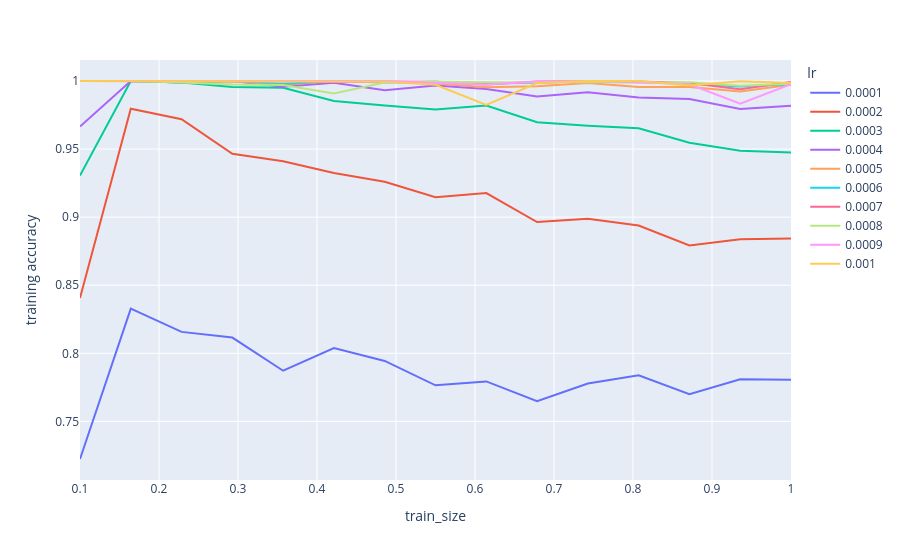
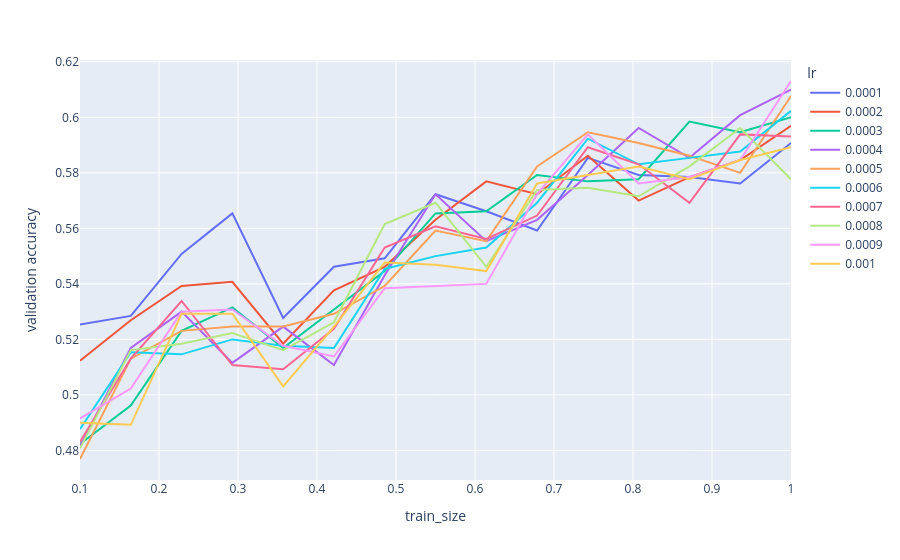

The cell these charts' notebook holds for them, in order:
### Code cell
train_and_plot_learning_curves(
    [
        NN(hidden_layer_sizes=(128, 128), lr=0.0001),
        NN(hidden_layer_sizes=(128, 128), lr=0.0002),
        NN(hidden_layer_sizes=(128, 128), lr=0.0003),
        NN(hidden_layer_sizes=(128, 128), lr=0.0004),
        NN(hidden_layer_sizes=(128, 128), lr=0.0005),
        NN(hidden_layer_sizes=(128, 128), lr=0.0006),
        NN(hidden_layer_sizes=(128, 128), lr=0.0007),
        NN(hidden_layer_sizes=(128, 128), lr=0.0008),
        NN(hidden_layer_sizes=(128, 128), lr=0.0009),
        NN(hidden_layer_sizes=(128, 128), lr=0.001),
    ],
    wine_X_tr,
    wine_y_tr,
    wine_X_val,
    wine_y_val,
    seed,
    "lr"
)

### Figure 1 — Plotly figure (JSON) as saved in the notebook; plotly's stock layout.template omitted (floating-point values rounded to 4 significant figures)
{"data": [{"hovertemplate": "lr=0.0001<br>train_size=%{x}<br>training accuracy=%{y}<extra></extra>", "legendgroup": "0.0001", "line": {"color": "#636efa", "dash": "solid"}, "marker": {"symbol": "circle"}, "mode": "lines", "name": "0.0001", "orientation": "v", "showlegend": true, "type": "scatter", "x": [0.1, 0.1643, 0.2286, 0.2929, 0.3571, 0.4214, 0.4857, 0.55, 0.6143, 0.6786, 0.7429, 0.8071, 0.8714, 0.9357, 1.0], "xaxis": "x", "y": [0.7224, 0.8328, 0.8157, 0.8116, 0.7872, 0.8039, 0.7944, 0.7765, 0.7794, 0.7648, 0.7778, 0.7838, 0.77, 0.7809, 0.7806], "yaxis": "y"}, {"hovertemplate": "lr=0.0002<br>train_size=%{x}<br>training accuracy=%{y}<extra></extra>", "legendgroup": "0.0002", "line": {"color": "#EF553B", "dash": "solid"}, "marker": {"symbol": "circle"}, "mode": "lines", "name": "0.0002", "orientation": "v", "showlegend": true, "type": "scatter", "x": [0.1, 0.1643, 0.2286, 0.2929, 0.3571, 0.4214, 0.4857, 0.55, 0.6143, 0.6786, 0.7429, 0.8071, 0.8714, 0.9357, 1.0], "xaxis": "x", "y": [0.8406, 0.9797, 0.9719, 0.9465, 0.941, 0.9324, 0.926, 0.9146, 0.9177, 0.8964, 0.8988, 0.8938, 0.8792, 0.8837, 0.8843], "yaxis": "y"}, {"hovertemplate": "lr=0.0003<br>train_size=%{x}<br>training accuracy=%{y}<extra></extra>", "legendgroup": "0.0003", "line": {"color": "#00cc96", "dash": "solid"}, "marker": {"symbol": "circle"}, "mode": "lines", "name": "0.0003", "orientation": "v", "showlegend": true, "type": "scatter", "x": [0.1, 0.1643, 0.2286, 0.2929, 0.3571, 0.4214, 0.4857, 0.55, 0.6143, 0.6786, 0.7429, 0.8071, 0.8714, 0.9357, 1.0], "xaxis": "x", "y": [0.9306, 1.0, 0.9989, 0.9956, 0.995, 0.9854, 0.982, 0.979, 0.982, 0.9697, 0.9672, 0.9653, 0.9546, 0.9487, 0.9474], "yaxis": "y"}, {"hovertemplate": "lr=0.0004<br>train_size=%{x}<br>training accuracy=%{y}<extra></extra>", "legendgroup": "0.0004", "line": {"color": "#ab63fa", "dash": "solid"}, "marker": {"symbol": "circle"}, "mode": "lines", "name": "0.0004", "orientation": "v", "showlegend": true, "type": "scatter", "x": [0.1, 0.1643, 0.2286, 0.2929, 0.3571, 0.4214, 0.4857, 0.55, 0.6143, 0.6786, 0.7429, 0.8071, 0.8714, 0.9357, 1.0], "xaxis": "x", "y": [0.9666, 1.0, 0.9989, 1.0, 0.9957, 0.9988, 0.9931, 0.9967, 0.9941, 0.9887, 0.9917, 0.9879, 0.9867, 0.9794, 0.9818], "yaxis": "y"}, {"hovertemplate": "lr=0.0005<br>train_size=%{x}<br>training accuracy=%{y}<extra></extra>", "legendgroup": "0.0005", "line": {"color": "#FFA15A", "dash": "solid"}, "marker": {"symbol": "circle"}, "mode": "lines", "name": "0.0005", "orientation": "v", "showlegend": true, "type": "scatter", "x": [0.1, 0.1643, 0.2286, 0.2929, 0.3571, 0.4214, 0.4857, 0.55, 0.6143, 0.6786, 0.7429, 0.8071, 0.8714, 0.9357, 1.0], "xaxis": "x", "y": [1.0, 1.0, 1.0, 1.0, 0.9971, 1.0, 0.9995, 0.9981, 0.9954, 0.9962, 0.9986, 0.9955, 0.9956, 0.9923, 0.9972], "yaxis": "y"}, {"hovertemplate": "lr=0.0006<br>train_size=%{x}<br>training accuracy=%{y}<extra></extra>", "legendgroup": "0.0006", "line": {"color": "#19d3f3", "dash": "solid"}, "marker": {"symbol": "circle"}, "mode": "lines", "name": "0.0006", "orientation": "v", "showlegend": true, "type": "scatter", "x": [0.1, 0.1643, 0.2286, 0.2929, 0.3571, 0.4214, 0.4857, 0.55, 0.6143, 0.6786, 0.7429, 0.8071, 0.8714, 0.9357, 1.0], "xaxis": "x", "y": [1.0, 1.0, 0.9989, 1.0, 0.9978, 1.0, 0.9989, 0.9995, 0.9983, 0.9985, 1.0, 0.9994, 0.9979, 0.9959, 0.9977], "yaxis": "y"}, {"hovertemplate": "lr=0.0007<br>train_size=%{x}<br>training accuracy=%{y}<extra></extra>", "legendgroup": "0.0007", "line": {"color": "#FF6692", "dash": "solid"}, "marker": {"symbol": "circle"}, "mode": "lines", "name": "0.0007", "orientation": "v", "showlegend": true, "type": "scatter", "x": [0.1, 0.1643, 0.2286, 0.2929, 0.3571, 0.4214, 0.4857, 0.55, 0.6143, 0.6786, 0.7429, 0.8071, 0.8714, 0.9357, 1.0], "xaxis": "x", "y": [1.0, 1.0, 1.0, 1.0, 1.0, 1.0, 1.0, 0.9995, 0.9975, 0.9996, 1.0, 0.9997, 0.9985, 0.994, 0.9992], "yaxis": "y"}, {"hovertemplate": "lr=0.0008<br>train_size=%{x}<br>training accuracy=%{y}<extra></extra>", "legendgroup": "0.0008", "line": {"color": "#B6E880", "dash": "solid"}, "marker": {"symbol": "circle"}, "mode": "lines", "name": "0.0008", "orientation": "v", "showlegend": true, "type": "scatter", "x": [0.1, 0.1643, 0.2286, 0.2929, 0.3571, 0.4214, 0.4857, 0.55, 0.6143, 0.6786, 0.7429, 0.8071, 0.8714, 0.9357, 1.0], "xaxis": "x", "y": [1.0, 1.0, 0.9989, 0.9974, 0.9971, 0.9909, 0.9989, 0.9995, 0.9992, 0.9989, 0.9993, 0.9987, 0.9991, 0.9964, 0.9979], "yaxis": "y"}, {"hovertemplate": "lr=0.0009<br>train_size=%{x}<br>training accuracy=%{y}<extra></extra>", "legendgroup": "0.0009", "line": {"color": "#FF97FF", "dash": "solid"}, "marker": {"symbol": "circle"}, "mode": "lines", "name": "0.0009", "orientation": "v", "showlegend": true, "type": "scatter", "x": [0.1, 0.1643, 0.2286, 0.2929, 0.3571, 0.4214, 0.4857, 0.55, 0.6143, 0.6786, 0.7429, 0.8071, 0.8714, 0.9357, 1.0], "xaxis": "x", "y": [1.0, 1.0, 1.0, 1.0, 1.0, 1.0, 1.0, 0.9986, 0.9975, 0.9996, 1.0, 0.999, 0.9976, 0.9833, 0.9977], "yaxis": "y"}, {"hovertemplate": "lr=0.001<br>train_size=%{x}<br>training accuracy=%{y}<extra></extra>", "legendgroup": "0.001", "line": {"color": "#FECB52", "dash": "solid"}, "marker": {"symbol": "circle"}, "mode": "lines", "name": "0.001", "orientation": "v", "showlegend": true, "type": "scatter", "x": [0.1, 0.1643, 0.2286, 0.2929, 0.3571, 0.4214, 0.4857, 0.55, 0.6143, 0.6786, 0.7429, 0.8071, 0.8714, 0.9357, 1.0], "xaxis": "x", "y": [1.0, 1.0, 1.0, 1.0, 1.0, 1.0, 0.9995, 0.9972, 0.9824, 0.9985, 1.0, 1.0, 0.9968, 0.9997, 0.9985], "yaxis": "y"}], "layout": {"legend": {"title": {"text": "lr"}, "tracegroupgap": 0}, "margin": {"t": 60}, "xaxis": {"anchor": "y", "domain": [0, 1], "title": {"text": "train_size"}}, "yaxis": {"anchor": "x", "domain": [0, 1], "title": {"text": "training accuracy"}}}}

### Figure 2 — Plotly figure (JSON) as saved in the notebook; plotly's stock layout.template omitted (floating-point values rounded to 4 significant figures)
{"data": [{"hovertemplate": "lr=0.0001<br>train_size=%{x}<br>validation accuracy=%{y}<extra></extra>", "legendgroup": "0.0001", "line": {"color": "#636efa", "dash": "solid"}, "marker": {"symbol": "circle"}, "mode": "lines", "name": "0.0001", "orientation": "v", "showlegend": true, "type": "scatter", "x": [0.1, 0.1643, 0.2286, 0.2929, 0.3571, 0.4214, 0.4857, 0.55, 0.6143, 0.6786, 0.7429, 0.8071, 0.8714, 0.9357, 1.0], "xaxis": "x", "y": [0.5254, 0.5285, 0.5508, 0.5654, 0.5277, 0.5462, 0.5492, 0.5723, 0.5662, 0.5592, 0.5854, 0.5792, 0.5785, 0.5762, 0.5908], "yaxis": "y"}, {"hovertemplate": "lr=0.0002<br>train_size=%{x}<br>validation accuracy=%{y}<extra></extra>", "legendgroup": "0.0002", "line": {"color": "#EF553B", "dash": "solid"}, "marker": {"symbol": "circle"}, "mode": "lines", "name": "0.0002", "orientation": "v", "showlegend": true, "type": "scatter", "x": [0.1, 0.1643, 0.2286, 0.2929, 0.3571, 0.4214, 0.4857, 0.55, 0.6143, 0.6786, 0.7429, 0.8071, 0.8714, 0.9357, 1.0], "xaxis": "x", "y": [0.5123, 0.5269, 0.5392, 0.5408, 0.5185, 0.5377, 0.5462, 0.5631, 0.5769, 0.5723, 0.5862, 0.57, 0.5785, 0.5846, 0.5969], "yaxis": "y"}, {"hovertemplate": "lr=0.0003<br>train_size=%{x}<br>validation accuracy=%{y}<extra></extra>", "legendgroup": "0.0003", "line": {"color": "#00cc96", "dash": "solid"}, "marker": {"symbol": "circle"}, "mode": "lines", "name": "0.0003", "orientation": "v", "showlegend": true, "type": "scatter", "x": [0.1, 0.1643, 0.2286, 0.2929, 0.3571, 0.4214, 0.4857, 0.55, 0.6143, 0.6786, 0.7429, 0.8071, 0.8714, 0.9357, 1.0], "xaxis": "x", "y": [0.4823, 0.4962, 0.5231, 0.5315, 0.5169, 0.5308, 0.5446, 0.5654, 0.5662, 0.5792, 0.5769, 0.5777, 0.5985, 0.5946, 0.6], "yaxis": "y"}, {"hovertemplate": "lr=0.0004<br>train_size=%{x}<br>validation accuracy=%{y}<extra></extra>", "legendgroup": "0.0004", "line": {"color": "#ab63fa", "dash": "solid"}, "marker": {"symbol": "circle"}, "mode": "lines", "name": "0.0004", "orientation": "v", "showlegend": true, "type": "scatter", "x": [0.1, 0.1643, 0.2286, 0.2929, 0.3571, 0.4214, 0.4857, 0.55, 0.6143, 0.6786, 0.7429, 0.8071, 0.8714, 0.9357, 1.0], "xaxis": "x", "y": [0.4815, 0.5169, 0.53, 0.5115, 0.5246, 0.5108, 0.5431, 0.5723, 0.5554, 0.5631, 0.5792, 0.5962, 0.5854, 0.6008, 0.61], "yaxis": "y"}, {"hovertemplate": "lr=0.0005<br>train_size=%{x}<br>validation accuracy=%{y}<extra></extra>", "legendgroup": "0.0005", "line": {"color": "#FFA15A", "dash": "solid"}, "marker": {"symbol": "circle"}, "mode": "lines", "name": "0.0005", "orientation": "v", "showlegend": true, "type": "scatter", "x": [0.1, 0.1643, 0.2286, 0.2929, 0.3571, 0.4214, 0.4857, 0.55, 0.6143, 0.6786, 0.7429, 0.8071, 0.8714, 0.9357, 1.0], "xaxis": "x", "y": [0.4769, 0.5131, 0.5231, 0.5246, 0.5246, 0.5292, 0.5392, 0.5592, 0.5554, 0.5823, 0.5946, 0.5908, 0.5862, 0.58, 0.6077], "yaxis": "y"}, {"hovertemplate": "lr=0.0006<br>train_size=%{x}<br>validation accuracy=%{y}<extra></extra>", "legendgroup": "0.0006", "line": {"color": "#19d3f3", "dash": "solid"}, "marker": {"symbol": "circle"}, "mode": "lines", "name": "0.0006", "orientation": "v", "showlegend": true, "type": "scatter", "x": [0.1, 0.1643, 0.2286, 0.2929, 0.3571, 0.4214, 0.4857, 0.55, 0.6143, 0.6786, 0.7429, 0.8071, 0.8714, 0.9357, 1.0], "xaxis": "x", "y": [0.4877, 0.5154, 0.5146, 0.52, 0.5177, 0.5169, 0.5454, 0.55, 0.5531, 0.5692, 0.5923, 0.5831, 0.5854, 0.5877, 0.6023], "yaxis": "y"}, {"hovertemplate": "lr=0.0007<br>train_size=%{x}<br>validation accuracy=%{y}<extra></extra>", "legendgroup": "0.0007", "line": {"color": "#FF6692", "dash": "solid"}, "marker": {"symbol": "circle"}, "mode": "lines", "name": "0.0007", "orientation": "v", "showlegend": true, "type": "scatter", "x": [0.1, 0.1643, 0.2286, 0.2929, 0.3571, 0.4214, 0.4857, 0.55, 0.6143, 0.6786, 0.7429, 0.8071, 0.8714, 0.9357, 1.0], "xaxis": "x", "y": [0.4831, 0.5131, 0.5338, 0.5108, 0.5092, 0.5238, 0.5531, 0.5608, 0.5562, 0.5646, 0.5892, 0.5831, 0.5692, 0.5938, 0.5931], "yaxis": "y"}, {"hovertemplate": "lr=0.0008<br>train_size=%{x}<br>validation accuracy=%{y}<extra></extra>", "legendgroup": "0.0008", "line": {"color": "#B6E880", "dash": "solid"}, "marker": {"symbol": "circle"}, "mode": "lines", "name": "0.0008", "orientation": "v", "showlegend": true, "type": "scatter", "x": [0.1, 0.1643, 0.2286, 0.2929, 0.3571, 0.4214, 0.4857, 0.55, 0.6143, 0.6786, 0.7429, 0.8071, 0.8714, 0.9357, 1.0], "xaxis": "x", "y": [0.4808, 0.5162, 0.5185, 0.5223, 0.5162, 0.5262, 0.5615, 0.5692, 0.5462, 0.5738, 0.5746, 0.5715, 0.5823, 0.5962, 0.5777], "yaxis": "y"}, {"hovertemplate": "lr=0.0009<br>train_size=%{x}<br>validation accuracy=%{y}<extra></extra>", "legendgroup": "0.0009", "line": {"color": "#FF97FF", "dash": "solid"}, "marker": {"symbol": "circle"}, "mode": "lines", "name": "0.0009", "orientation": "v", "showlegend": true, "type": "scatter", "x": [0.1, 0.1643, 0.2286, 0.2929, 0.3571, 0.4214, 0.4857, 0.55, 0.6143, 0.6786, 0.7429, 0.8071, 0.8714, 0.9357, 1.0], "xaxis": "x", "y": [0.4915, 0.5023, 0.53, 0.5308, 0.5177, 0.5138, 0.5385, 0.5392, 0.54, 0.5723, 0.5938, 0.5762, 0.5785, 0.5846, 0.6131], "yaxis": "y"}, {"hovertemplate": "lr=0.001<br>train_size=%{x}<br>validation accuracy=%{y}<extra></extra>", "legendgroup": "0.001", "line": {"color": "#FECB52", "dash": "solid"}, "marker": {"symbol": "circle"}, "mode": "lines", "name": "0.001", "orientation": "v", "showlegend": true, "type": "scatter", "x": [0.1, 0.1643, 0.2286, 0.2929, 0.3571, 0.4214, 0.4857, 0.55, 0.6143, 0.6786, 0.7429, 0.8071, 0.8714, 0.9357, 1.0], "xaxis": "x", "y": [0.49, 0.4892, 0.5292, 0.5292, 0.5031, 0.5246, 0.5477, 0.5469, 0.5446, 0.5762, 0.5792, 0.5823, 0.5777, 0.5846, 0.5892], "yaxis": "y"}], "layout": {"legend": {"title": {"text": "lr"}, "tracegroupgap": 0}, "margin": {"t": 60}, "xaxis": {"anchor": "y", "domain": [0, 1], "title": {"text": "train_size"}}, "yaxis": {"anchor": "x", "domain": [0, 1], "title": {"text": "validation accuracy"}}}}
